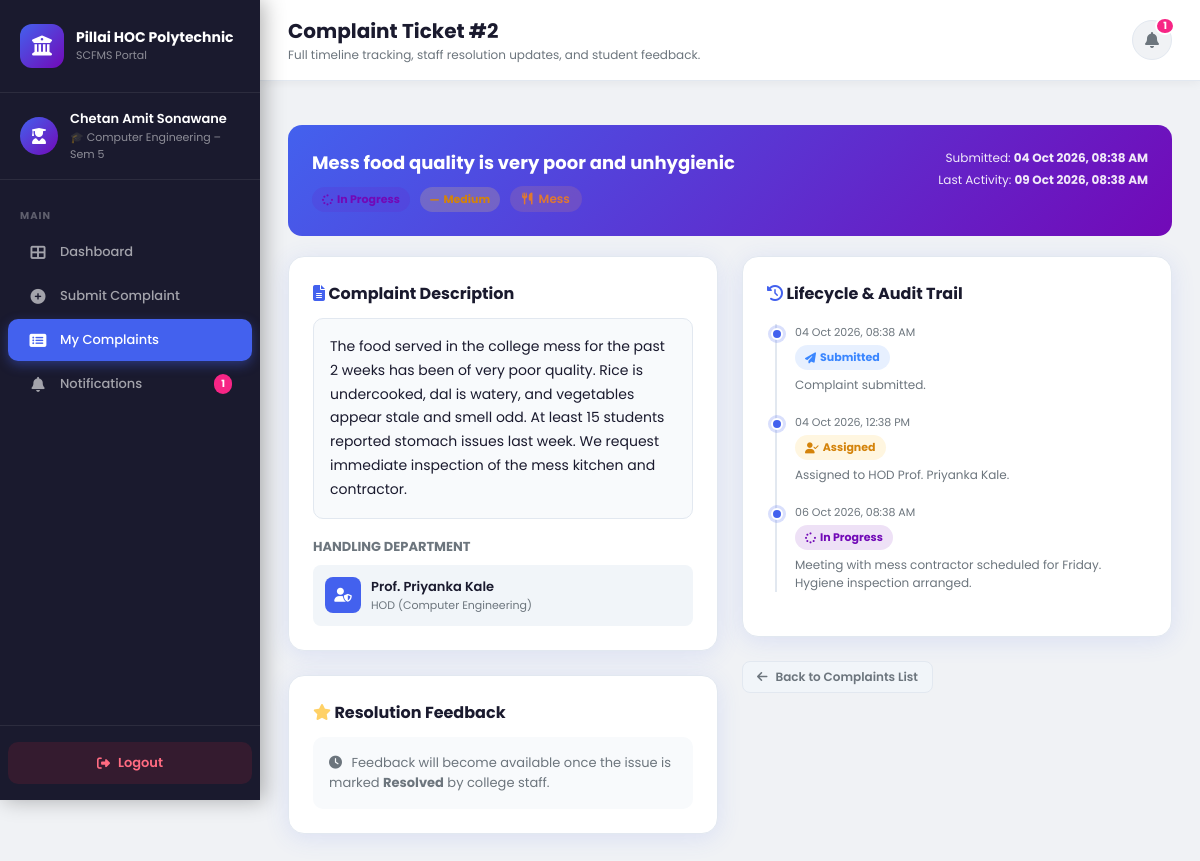
Page /student/complaint/2 (signed in) on the committed database.
### flask_app/models/models.py (models this page shows, shortened)
class User(db.Model, UserMixin):
    __tablename__ = 'users'
    id          = db.Column(db.Integer, primary_key=True)
    name        = db.Column(db.String(120), nullable=False)
    email       = db.Column(db.String(120), unique=True, nullable=False)
    password    = db.Column(db.String(256), nullable=False)
    role        = db.Column(db.String(20), nullable=False)   # student / staff / admin
    roll_no     = db.Column(db.String(30))
    branch      = db.Column(db.String(100))
    semester    = db.Column(db.Integer)
    department  = db.Column(db.String(100))
    designation = db.Column(db.String(100))
    complaints_submitted = db.relationship('Complaint', foreign_keys='Complaint.student_id',
                                           back_populates='student', lazy='dynamic')
    complaints_assigned  = db.relationship('Complaint', foreign_keys='Complaint.assigned_to',
                                           back_populates='assignee', lazy='dynamic')
    notifications = db.relationship('Notification', back_populates='user', lazy='dynamic',
                                    cascade='all, delete-orphan')
    feedbacks     = db.relationship('Feedback', back_populates='student', lazy='dynamic')

class Complaint(db.Model):
    __tablename__ = 'complaints'
    id          = db.Column(db.Integer, primary_key=True)
    student_id  = db.Column(db.Integer, db.ForeignKey('users.id'), nullable=False)
    assigned_to = db.Column(db.Integer, db.ForeignKey('users.id'), nullable=True)
    title       = db.Column(db.String(200), nullable=False)
    description = db.Column(db.Text, nullable=False)
    category    = db.Column(db.String(50), nullable=False)   # hostel/mess/lab/faculty/library/other
    priority    = db.Column(db.String(20), nullable=False)   # high/medium/low
    status      = db.Column(db.String(30), default='submitted')  # submitted/assigned/inprogress/resolved/closed
    created_at  = db.Column(db.DateTime, default=datetime.utcnow)
    updated_at  = db.Column(db.DateTime, default=datetime.utcnow, onupdate=datetime.utcnow)
    student     = db.relationship('User', foreign_keys=[student_id], back_populates='complaints_submitted')
    assignee    = db.relationship('User', foreign_keys=[assigned_to], back_populates='complaints_assigned')
    timeline    = db.relationship('TimelineEvent', back_populates='complaint',
                                  lazy='dynamic', cascade='all, delete-orphan',
                                  order_by='TimelineEvent.created_at')
    feedback    = db.relationship('Feedback', back_populates='complaint',
                                  uselist=False, cascade='all, delete-orphan')

class TimelineEvent(db.Model):
    __tablename__ = 'timeline_events'
    id           = db.Column(db.Integer, primary_key=True)
    complaint_id = db.Column(db.Integer, db.ForeignKey('complaints.id'), nullable=False)
    status       = db.Column(db.String(30), nullable=False)
    note         = db.Column(db.Text)
    created_at   = db.Column(db.DateTime, default=datetime.utcnow)
    complaint    = db.relationship('Complaint', back_populates='timeline')

### flask_app/routes/student.py (the view)
@student_bp.route('/complaint/<int:cid>')
@login_required
@student_required
def complaint_detail(cid):
    c = Complaint.query.get_or_404(cid)
    if c.student_id != current_user.id:
        flash('Access denied.', 'danger')
        return redirect(url_for('student.my_complaints'))
    timeline    = c.timeline.order_by(TimelineEvent.created_at).all()
    notif_count = Notification.query.filter_by(user_id=current_user.id, is_read=False).count()
    return render_template('student/detail.html', complaint=c,
                           timeline=timeline, notif_count=notif_count)

### flask_app/models/models.py (called while the page is built)
@login_manager.user_loader
def load_user(user_id):
    return User.query.get(int(user_id))

### flask_app/routes/student.py (called while the page is built)
def student_required(f):
    from functools import wraps
    @wraps(f)
    def decorated(*args, **kwargs):
        if not current_user.is_authenticated or current_user.role != 'student':
            flash('Access denied.', 'danger')
            return redirect(url_for('auth.login'))
        return f(*args, **kwargs)
    return decorated

### flask_app/templates/student/detail.html (shortened to what this page needs)
{% extends "base.html" %}
{% block avatar_bg %}linear-gradient(135deg,#4361ee,#7209b7){% endblock %}
{% block avatar_icon %}fa-user-graduate{% endblock %}
{% block user_role_label %}🎓 {{ current_user.branch }} – Sem {{ current_user.semester }}{% endblock %}
{% block sidebar_nav %}
<div class="nav-section"><span class="nav-section-label">Main</span></div>
<a href="{{ url_for('student.dashboard') }}"    class="nav-item"><i class="fas fa-th-large"></i> Dashboard</a>
<a href="{{ url_for('student.submit') }}"       class="nav-item"><i class="fas fa-plus-circle"></i> Submit Complaint</a>
<a href="{{ url_for('student.my_complaints') }}"class="nav-item active"><i class="fas fa-list-alt"></i> My Complaints</a>
<a href="{{ url_for('student.notifications') }}"class="nav-item">
  <i class="fas fa-bell"></i> Notifications
  {% if notif_count %}<span class="nav-badge">{{ notif_count }}</span>{% endif %}
</a>
{% endblock %}
{% block page_title %}Complaint Ticket #{{ complaint.id }}{% endblock %}
{% block page_subtitle %}Full timeline tracking, staff resolution updates, and student feedback.{% endblock %}
{% block content %}
<div style="max-width: 900px;">
  <div class="complaint-detail-header">
    <div style="display:flex; justify-content:space-between; align-items:flex-start; flex-wrap:wrap; gap:12px;">
      <div>
        <h2>{{ complaint.title }}</h2>
        <div style="display:flex; gap:10px; margin-top:10px; flex-wrap:wrap; align-items:center;">
          {% set c = complaint %}
          {% include 'partials/status_badge.html' %}
          {% include 'partials/priority_badge.html' %}
          {% include 'partials/category_pill.html' %}
        </div>
      </div>
      <div style="font-size:12px; opacity:0.9; text-align:right;">
        <div>Submitted: <strong>{{ complaint.created_at.strftime('%d %b %Y, %I:%M %p') }}</strong></div>
        <div style="margin-top:4px;">Last Activity: <strong>{{ complaint.updated_at.strftime('%d %b %Y, %I:%M %p') }}</strong></div>
      </div>
    </div>
  </div>
  <div class="grid-2">
    <div>
      <div class="card">
        <div class="card-title" style="margin-bottom:12px;"><i class="fas fa-file-alt" style="color:var(--primary);"></i> Complaint Description</div>
        <div style="font-size:14px; line-height:1.7; color:var(--text-dark); background:#f8fafc; padding:16px; border-radius:10px; border:1px solid var(--border);">
          {{ complaint.description }}
        </div>
        <div style="margin-top:18px;">
          <h4 style="font-size:13px; font-weight:700; color:var(--text-muted); text-transform:uppercase; margin-bottom:8px;">Handling Department</h4>
          <div style="display:flex; align-items:center; gap:10px; padding:12px; background:#f1f5f9; border-radius:8px;">
            <div style="width:36px; height:36px; border-radius:8px; background:var(--primary); color:white; display:flex; align-items:center; justify-content:center;">
              <i class="fas fa-user-shield"></i>
            </div>
            <div>
              <div style="font-weight:600; font-size:13px;">
                {% if complaint.assignee %}
                  {{ complaint.assignee.name }}
                {% else %}
                  Pending Central Allocation
                {% endif %}
              </div>
              <div style="font-size:11px; color:var(--text-muted);">
                {% if complaint.assignee %}
                  {{ complaint.assignee.designation or 'Faculty / Staff' }} ({{ complaint.assignee.department }})
                {% else %}
                  Under administrator review
                {% endif %}
              </div>
            </div>
          </div>
        </div>
      </div>
      <div class="card">
        <div class="card-title" style="margin-bottom:12px;"><i class="fas fa-star" style="color:var(--warning);"></i> Resolution Feedback</div>
        {% if complaint.feedback %}
          <div style="background: #f0fdf4; border: 1px solid #bbf7d0; border-radius: 12px; padding: 18px;">
            <div style="display:flex; align-items:center; gap:8px; margin-bottom:8px;">
              <div style="color: #ffd166; font-size: 18px;">
                {% for i in range(complaint.feedback.rating) %}★{% endfor %}
                {% for i in range(5 - complaint.feedback.rating) %}<span style="color:#cbd5e1;">★</span>{% endfor %}
              </div>
              <span style="font-size:12px; color:var(--text-muted);">Rated on {{ complaint.feedback.created_at.strftime('%d %b %Y') }}</span>
            </div>
            <p style="font-size:13px; color:var(--text-dark); font-style:italic;">"{{ complaint.feedback.comment or 'No specific comment provided.' }}"</p>
          </div>
        {% else %}
          <div style="padding:16px; background:#f8fafc; border-radius:10px; font-size:13px; color:var(--text-muted);">
            <i class="fas fa-clock" style="margin-right:6px;"></i> Feedback will become available once the issue is marked <strong>Resolved</strong> by college staff.
          </div>
        {% endif %}
      </div>
    </div>
    <div>
      <div class="card">
        <div class="card-title" style="margin-bottom:18px;">
          <i class="fas fa-history" style="color:var(--primary);"></i> Lifecycle &amp; Audit Trail
        </div>
        <div class="timeline">
          {% for ev in timeline %}
          <div class="timeline-item {{ ev.status }}">
            <div class="timeline-date">{{ ev.created_at.strftime('%d %b %Y, %I:%M %p') }}</div>
            <div class="timeline-text">
              {% set c = ev %}
              {% include 'partials/status_badge.html' %}
            </div>
            <div class="timeline-sub" style="margin-top:6px;">{{ ev.note }}</div>
          </div>
          {% endfor %}
        </div>
      </div>
      <div style="margin-top:16px;">
        <a href="{{ url_for('student.my_complaints') }}" class="btn btn-gray btn-sm">
          <i class="fas fa-arrow-left"></i> Back to Complaints List
        </a>
      </div>
    </div>
  </div>
</div>
{% endblock %}

### flask_app/templates/base.html (shortened to what this page needs)
<!DOCTYPE html>
<html lang="en">
<head>
  <link rel="stylesheet" href="{{ url_for('static', filename='css/style.css') }}"/>
  <link rel="stylesheet" href="https://cdnjs.cloudflare.com/ajax/libs/font-awesome/6.4.0/css/all.min.css"/>
</head>
<body class="app-body">
<aside class="sidebar" id="sidebar">
  <div class="sidebar-logo">
    <div class="logo-circle"><i class="fas fa-university"></i></div>
    <div>
      <h2>Pillai HOC Polytechnic</h2>
      <p>SCFMS Portal</p>
    </div>
  </div>
  <div class="sidebar-user">
    <div class="user-avatar" style="background:{% block avatar_bg %}linear-gradient(135deg,#4361ee,#7209b7){% endblock %};">
      <i class="fas {% block avatar_icon %}fa-user{% endblock %}"></i>
    </div>
    <div class="user-info">
      <div class="name">{{ current_user.name }}</div>
      <div class="role">{% block user_role_label %}{% endblock %}</div>
    </div>
  </div>
  <nav class="sidebar-nav">
    {% block sidebar_nav %}{% endblock %}
  </nav>
  <div class="sidebar-footer">
    <a href="{{ url_for('auth.logout') }}" class="logout-btn">
      <i class="fas fa-sign-out-alt"></i> Logout
    </a>
  </div>
</aside>
<div class="main-content">
  <div class="top-bar">
    <div class="top-bar-left">
      <div>
        <h1>{% block page_title %}Dashboard{% endblock %}</h1>
        <p>{% block page_subtitle %}{% endblock %}</p>
      </div>
    </div>
    <div class="top-bar-right">
      <a href="{{ url_for(current_user.role + '.notifications') if current_user.role == 'student' else '#' }}"
         class="top-bar-btn notif-btn" title="Notifications">
        <i class="fas fa-bell"></i>
        {% if notif_count and notif_count > 0 %}
          <span class="notif-badge">{{ notif_count }}</span>
        {% endif %}
      </a>
    </div>
  </div>
  <div class="flash-container">
  </div>
  <div class="page-content">
    {% block content %}{% endblock %}
  </div>
</div>
</body>
</html>

### flask_app/templates/partials/status_badge.html
{% set status_map = {
  'submitted':  ('badge-submitted',  'fa-paper-plane',    'Submitted'),
  'assigned':   ('badge-assigned',   'fa-user-check',     'Assigned'),
  'inprogress': ('badge-inprogress', 'fa-spinner',        'In Progress'),
  'resolved':   ('badge-resolved',   'fa-check-circle',   'Resolved'),
  'closed':     ('badge-closed',     'fa-lock',           'Closed')
} %}
{% set s = status_map.get(c.status, ('badge-submitted','fa-circle', c.status)) %}
<span class="badge {{ s[0] }}"><i class="fas {{ s[1] }}"></i> {{ s[2] }}</span>

### flask_app/templates/partials/priority_badge.html
{% set priority_map = {
  'high':   ('badge-high',   'fa-fire',       'High'),
  'medium': ('badge-medium', 'fa-minus',      'Medium'),
  'low':    ('badge-low',    'fa-arrow-down', 'Low')
} %}
{% set p = priority_map.get(c.priority, ('badge-low', 'fa-circle', c.priority)) %}
<span class="badge {{ p[0] }}"><i class="fas {{ p[1] }}"></i> {{ p[2] }}</span>

### flask_app/templates/partials/category_pill.html
{% set cat_map = {
  'hostel':  ('cat-hostel',  'fa-building',            'Hostel'),
  'mess':    ('cat-mess',    'fa-utensils',            'Mess'),
  'lab':     ('cat-lab',     'fa-flask',               'Lab'),
  'faculty': ('cat-faculty', 'fa-chalkboard-teacher',  'Faculty'),
  'library': ('cat-library', 'fa-book',                'Library'),
  'other':   ('cat-other',   'fa-ellipsis-h',          'Other')
} %}
{% set ct = cat_map.get(c.category, ('cat-other', 'fa-circle', c.category | capitalize)) %}
<span class="category-pill {{ ct[0] }}"><i class="fas {{ ct[1] }}"></i> {{ ct[2] }}</span>

### rows in the picture
User: name "Chetan Amit Sonawane", branch "Computer Engineering", semester "5"
Complaint: id "2", title "Mess food quality is very poor and unhygienic", priority "Medium", category "Mess", created_at "04 Oct 2026, 08:38 AM", updated_at "09 Oct 2026, 08:38 AM", description "The food served in the college mess for the past 2 weeks has been of very poor quality. Rice is undercooked, dal is watery, and vegetables appear stale and smell odd. At least 15 students reported stomach issues last week. We request immediate inspection of the mess kitchen and contractor."
User: assignee.name "Prof. Priyanka Kale", assignee "HOD", assignee.department "Computer Engineering"
TimelineEvent: created_at "04 Oct 2026, 08:38 AM", status "Submitted", note "Complaint submitted."
TimelineEvent: created_at "04 Oct 2026, 12:38 PM", status "Assigned", note "Assigned to HOD Prof. Priyanka Kale."
TimelineEvent: created_at "06 Oct 2026, 08:38 AM", s "In Progress", note "Meeting with mess contractor scheduled for Friday. Hygiene inspection arranged."

### other values in the picture
{{ notif_count }} "1"
{{ s[2] }} "In Progress"
